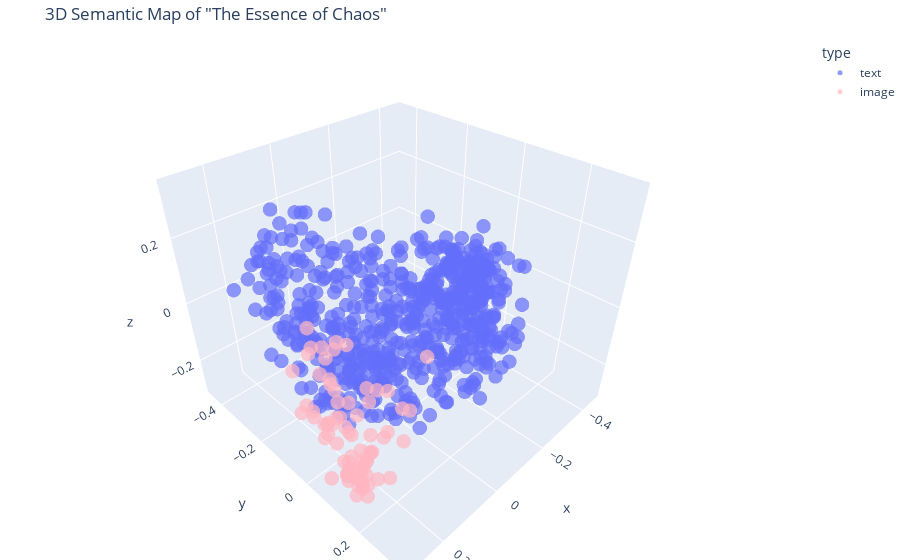

The cell this chart's notebook holds for it:
### Code cell
vectors = list(df['vector'])

pca = PCA(n_components=3)
components = pca.fit_transform(vectors)

df['pca_x'] = components[:, 0]
df['pca_y'] = components[:, 1]
df['pca_z'] = components[:, 2]


fig_3d = px.scatter_3d(
    df,
    x='pca_x',
    y='pca_y',
    z='pca_z',
    color='type',        
    hover_data=['page', 'content_preview'], 
    title='3D Semantic Map of "The Essence of Chaos"',
    opacity=0.7,
    size_max=10,
    color_discrete_map={'text': '#636EFA', 'image': '#FFB6C1'} 
)

fig_3d.update_traces(marker=dict(size=5))
fig_3d.update_layout(
    scene=dict(
        xaxis_title='x',
        yaxis_title='y',
        zaxis_title='z'
    ),
    margin=dict(l=0, r=0, b=0, t=40)
)

fig_3d.show()

### Figure 1 — Plotly figure (JSON) as saved in the notebook; plotly's stock layout.template omitted (floating-point values rounded to 4 significant figures; data arrays with more than 128 entries replaced by an {"elided": "..."} marker saying what was removed)
{"data": [{"customdata": {"elided": "602x2 mixed values"}, "hovertemplate": "type=text<br>pca_x=%{x}<br>pca_y=%{y}<br>pca_z=%{z}<br>page=%{customdata[0]}<br>content_preview=%{customdata[1]}<extra></extra>", "legendgroup": "text", "marker": {"color": "#636EFA", "opacity": 0.7, "size": 5, "symbol": "circle"}, "mode": "markers", "name": "text", "scene": "scene", "showlegend": true, "type": "scatter3d", "x": {"elided": "602 float values"}, "y": {"elided": "602 float values"}, "z": {"elided": "602 float values"}}, {"customdata": {"elided": "76x2 mixed values"}, "hovertemplate": "type=image<br>pca_x=%{x}<br>pca_y=%{y}<br>pca_z=%{z}<br>page=%{customdata[0]}<br>content_preview=%{customdata[1]}<extra></extra>", "legendgroup": "image", "marker": {"color": "#FFB6C1", "opacity": 0.7, "size": 5, "symbol": "circle"}, "mode": "markers", "name": "image", "scene": "scene", "showlegend": true, "type": "scatter3d", "x": [0.26, 0.2555, 0.2386, 0.2156, 0.2475, 0.1937, -0.002384, 0.2529, 0.2259, 0.2246, 0.2045, 0.2841, 0.2448, 0.1428, 0.1079, 0.2455, 0.09454, 0.1226, 0.2447, 0.07285, 0.2718, 0.2102, 0.2628, 0.2486, 0.1058, 0.2002, 0.2191, 0.1265, 0.205, 0.296, 0.2283, 0.2601, 0.1692, 0.0775, 0.2467, 0.226, 0.2505, 0.1725, 0.2404, 0.2452, 0.2557, 0.252, 0.2521, 0.2898, 0.287, -0.1421, 0.213, 0.2086, 0.1785, 0.2464, 0.2341, 0.2454, 0.2749, 0.2273, 0.2701, 0.2225, 0.2088, 0.1942, 0.2213, 0.2708, 0.1221, 0.2109, 0.151, 0.2618, 0.2813, 0.09279, 0.2697, 0.1519, 0.1466, 0.2187, 0.0479, 0.2985, 0.2268, 0.287, 0.2564, 0.2571], "y": [-0.02798, 0.1346, -0.02158, 0.01342, 0.0991, -0.122, 0.01687, 0.01357, -0.08155, -0.155, 0.1158, 0.1501, 0.05689, 0.1868, -0.1811, 0.06741, 0.06241, -0.1486, 0.1305, -0.1184, -0.06261, 0.1238, 0.1554, 0.09689, -0.1315, 0.03606, 0.0405, -0.2055, -0.02389, 0.1881, -0.01608, -0.05528, 0.1251, -0.03101, 0.1446, 0.05174, 0.1897, -0.1109, 0.06156, 0.02124, 0.138, 0.08015, 0.09586, 0.1796, 0.1609, -0.02197, 0.191, 0.04343, 0.2018, 0.1248, 0.06398, 0.07219, 0.1556, 0.1259, 0.0931, 0.1183, 0.07594, -0.02354, 0.003437, 0.1458, -0.2209, -0.004539, 0.1192, 0.01543, 0.1345, 0.01967, 0.1768, -0.09922, 0.04251, 0.1363, -0.1949, 0.07488, 0.1382, 0.1933, 0.01866, 0.1413], "z": [-0.1483, -0.2213, -0.2347, -0.09896, -0.1231, -0.04093, -0.2729, -0.1485, -0.1914, -0.09929, -0.2076, -0.2641, -0.09836, -0.05559, -0.1039, -0.2948, -0.1106, -0.1144, -0.1886, -0.07923, -0.1501, -0.1336, -0.1766, -0.2711, -0.0836, -0.09613, -0.163, -0.1087, -0.07192, -0.1871, -0.1829, -0.1276, -0.1723, -0.2252, -0.2281, -0.3025, -0.1999, -0.1152, -0.301, -0.1492, -0.2772, -0.3005, -0.113, -0.1904, -0.2156, -0.1918, -0.2271, -0.2758, -0.1187, -0.2627, -0.2581, -0.2971, -0.2117, -0.2098, -0.2023, -0.22, -0.104, -0.09756, -0.2484, -0.18, -0.05228, -0.1695, -0.1716, -0.1399, -0.1862, -0.1376, -0.2137, -0.1394, -0.07965, -0.1746, -0.1282, -0.2551, -0.169, -0.2252, -0.1754, -0.1353]}], "layout": {"legend": {"title": {"text": "type"}, "tracegroupgap": 0}, "margin": {"b": 0, "l": 0, "r": 0, "t": 40}, "scene": {"domain": {"x": [0, 1], "y": [0, 1]}, "xaxis": {"title": {"text": "x"}}, "yaxis": {"title": {"text": "y"}}, "zaxis": {"title": {"text": "z"}}}, "title": {"text": "3D Semantic Map of \"The Essence of Chaos\""}}}
